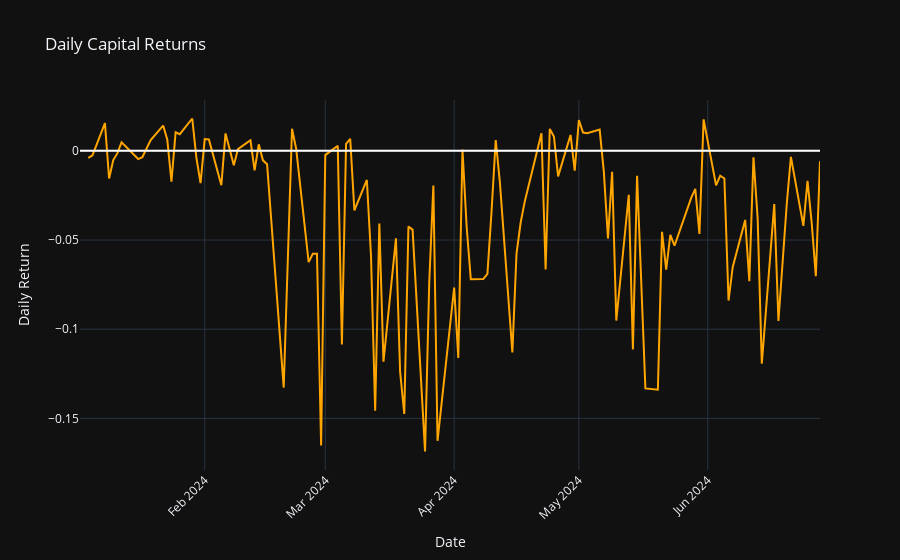
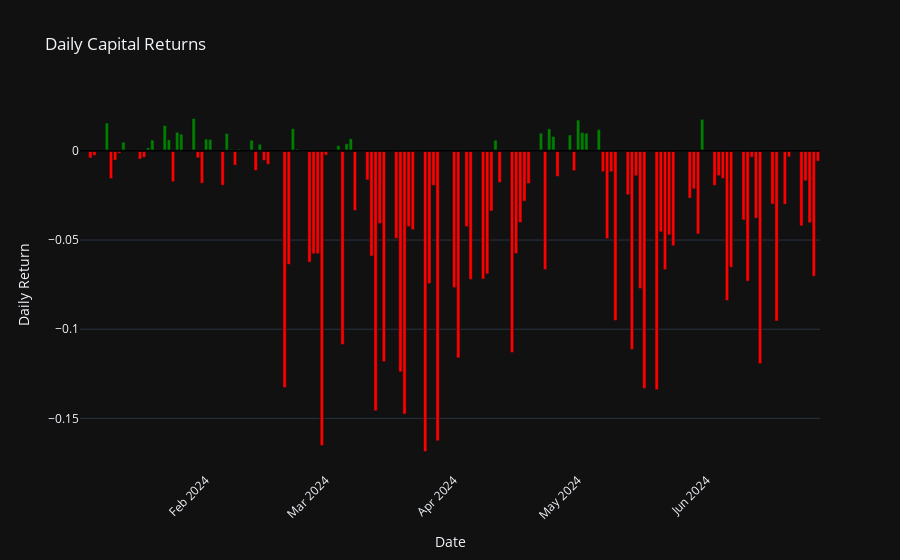
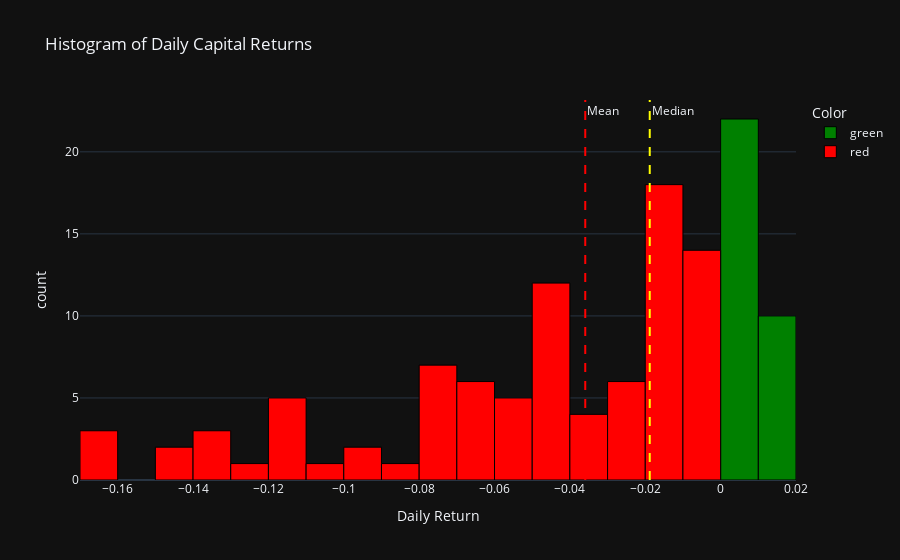
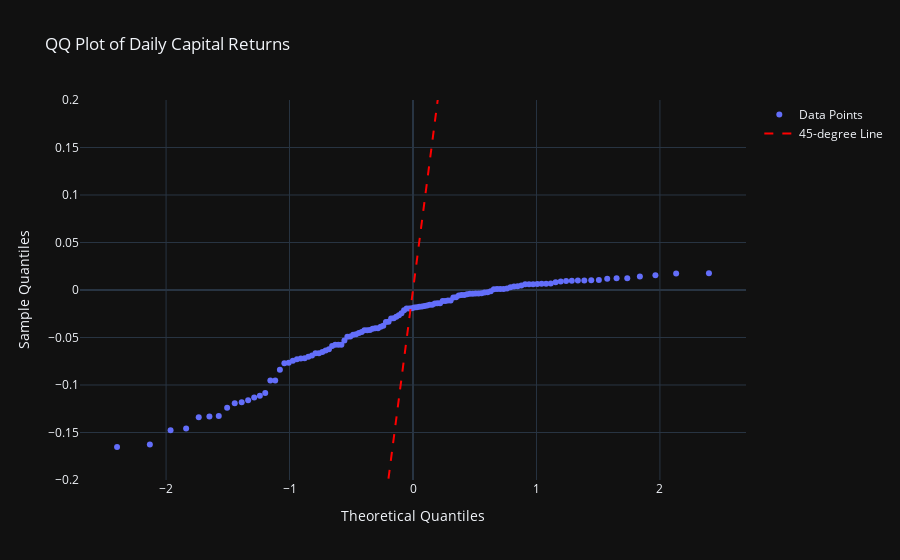

The cell these charts' notebook holds for them, in order:
### Code cell
import yfinance as yf
import datetime as dt
import pandas as pd
import numpy as np
import plotly.graph_objects as go
import plotly.express as px
from scipy import stats

# Load S&P 500 companies data
sp500_df = pd.read_csv(r'D:\pycharm\pythonProject\sp500_companies_info.csv')

# Define the list of active U.S. stock tickers
active_tickers = sp500_df['Symbol'].tolist()
start_date = '2024-01-01'
end_date = '2024-07-01'

tickers = pd.read_html('https://en.wikipedia.org/wiki/List_of_S%26P_500_companies')[0]

# Get the data for these tickers from Yahoo Finance
data_full = yf.download(tickers.Symbol.to_list(), start_date, end_date, auto_adjust=True)[['Close', 'Volume']]

# Calculate daily returns
daily_returns = np.round(np.log(data_full['Close'] / data_full['Close'].shift(1)).ffill(), 3)

# Identify biggest losers
biggest_losers = daily_returns.apply(lambda day: day.nsmallest(10).index, axis=1)

# Backtest capital allocation on biggest losers
capital = 5000
capital_over_time = pd.DataFrame(index=daily_returns.index)

# Slippage and liquidity parameters
default_slippage_percentage = 0.001  # 0.1%
low_liquidity_slippage_percentage = 0.05  # 5% for low liquidity
min_volume_threshold = 1000000  # Minimum volume for full execution

for i in range(len(daily_returns.index) - 1):
    losers = biggest_losers.iloc[i]
    prices_today_close = data_full['Close'].loc[daily_returns.index[i], losers]
    prices_tomorrow_close = data_full['Close'].loc[daily_returns.index[i + 1], losers]
    volumes = data_full['Volume'].loc[daily_returns.index[i], losers]

    # Calculate average volume over the last 30 days
    avg_volume_30d = data_full['Volume'].rolling(window=30).mean().loc[daily_returns.index[i], losers]

    # Calculate shares considering slippage
    executed_shares = []
    remaining_shares = 0
    for j, ticker in enumerate(losers):
        if volumes.iloc[j] < avg_volume_30d.iloc[j]:
            slippage = low_liquidity_slippage_percentage
            shares = (capital / 10) / (prices_today_close.iloc[j] * (1 + slippage))
            partial_shares = shares * (volumes.iloc[j] / avg_volume_30d.iloc[j])  # Partial execution
            executed_shares.append(partial_shares)
            remaining_shares += shares - partial_shares
        else:
            slippage = default_slippage_percentage
            shares = (capital / 10) / (prices_today_close.iloc[j] * (1 + slippage))
            executed_shares.append(shares)  # Full execution

    capital = (np.array(executed_shares) * prices_tomorrow_close).sum() + remaining_shares
    capital_over_time.loc[daily_returns.index[i + 1], 'Capital'] = capital

# Calculate total return
initial_capital = 5000
total_return = capital_over_time['Capital'].iloc[-1] - initial_capital

# Calculate ROI
roi = total_return / initial_capital

# Calculate daily capital returns
daily_capital_returns = capital_over_time['Capital'].pct_change().ffill()

# Visualize daily capital returns with Plotly
fig_returns = go.Figure()
fig_returns.add_trace(go.Scatter(x=daily_capital_returns.index, y=daily_capital_returns, mode='lines', name='Daily Capital Returns', line=dict(color='orange')))
fig_returns.add_hline(y=0, line_color='white')
fig_returns.update_layout(title='Daily Capital Returns', xaxis_title='Date', yaxis_title='Daily Return', xaxis_tickangle=-45)
fig_returns.show()

# Plotting Daily Capital Returns
fig1 = go.Figure()
fig1.add_trace(go.Bar(x=daily_capital_returns.index, 
                      y=daily_capital_returns, 
                      marker_color=['green' if value >= 0 else 'red' for value in daily_capital_returns],
                      name='Daily Returns'))
fig1.add_hline(y=0, line_color='black')
fig1.update_layout(title='Daily Capital Returns',
                   xaxis_title='Date',
                   yaxis_title='Daily Return',
                   xaxis_tickangle=-45)
fig1.show()

# Create a DataFrame for the histogram
hist_data = pd.DataFrame({'Daily Returns': daily_capital_returns})

# Define a new column for color based on the daily returns
hist_data['Color'] = np.where(hist_data['Daily Returns'] < 0, 'red', 'green')

# Histogram of Daily Returns
fig2 = px.histogram(hist_data, 
                    x='Daily Returns', 
                    color='Color', 
                    title='Histogram of Daily Capital Returns',
                    color_discrete_map={'red': 'red', 'green': 'green'},
                    labels={'Daily Returns': 'Daily Return'},
                    nbins=30)

fig2.update_traces(marker=dict(line=dict(color='black', width=1)))  # Add edge color to bars
fig2.add_vline(x=daily_capital_returns.mean(), line_dash='dash', line_color='red', 
               annotation_text='Mean', annotation_position='top right')
fig2.add_vline(x=daily_capital_returns.median(), line_dash='dash', line_color='yellow', 
               annotation_text='Median', annotation_position='top right')
fig2.show()

# QQ Plot using Plotly
quantiles = np.percentile(daily_capital_returns.dropna(), np.linspace(0, 100, len(daily_capital_returns.dropna())))
theoretical_quantiles = stats.norm.ppf(np.linspace(0, 1, len(quantiles)))

# Create the QQ plot
fig3 = go.Figure()
fig3.add_trace(go.Scatter(x=theoretical_quantiles, y=quantiles, mode='markers', name='Data Points'))
fig3.add_trace(go.Scatter(x=theoretical_quantiles, 
                           y=theoretical_quantiles, 
                           mode='lines', 
                           name='45-degree Line', 
                           line=dict(color='red', dash='dash')))
fig3.update_layout(title='QQ Plot of Daily Capital Returns',
                   xaxis_title='Theoretical Quantiles',
                   yaxis_title='Sample Quantiles',
                   yaxis=dict(range=[-0.2, 0.2]),  # Set the y-axis range
                   showlegend=True)
fig3.show()

# Visualize capital over time with drawdown
rolling_max = capital_over_time['Capital'].cummax()
fig4 = go.Figure()
fig4.add_trace(go.Scatter(x=capital_over_time.index, y=capital_over_time['Capital'], 
                           mode='lines', name='Capital', line=dict(color='blue')))
fig4.add_trace(go.Scatter(x=capital_over_time.index, 
                           y=rolling_max, mode='lines', name='Rolling Max', line=dict(color='orange', dash='dash')))
fig4.add_trace(go.Scatter(x=capital_over_time.index, 
                           y=capital_over_time['Capital'], 
                           fill='tonexty', fillcolor='rgba(255, 0, 0, 0.5)', 
                           name='Drawdown', line=dict(color='red', width=0)))
fig4.update_layout(title='Capital Over Time with Drawdown',
                   xaxis_title='Date',
                   yaxis_title='Capital',
                   xaxis_tickangle=-45)
fig4.show()

def main(daily_returns):
    dates = daily_returns.index
    data = daily_returns.values
    
    # Create a figure with subplots for each month
    fig, axs = plt.subplots(3, 4, figsize=(15, 10))  # 3 rows and 4 columns for 12 months
    for ax, month in zip(axs.flatten(), range(1, 13)):
        # Filter dates and data for the current month
        month_dates = dates[dates.month == month]
        month_data = data[dates.month == month]

        # Only plot if there's data for the month
        if len(month_data) > 0:
            calendar_heatmap(ax, month_dates, month_data, month)
        else:
            ax.axis('off')  # Turn off the axis if no data for the month

    plt.tight_layout()
    plt.show()

def calendar_array(dates, data):
    if len(dates) == 0:  # Check if there are any dates
        return [], [], np.nan * np.zeros((6, 7))  # Return empty arrays and a blank calendar

    i, j = zip(*[d.isocalendar()[1:] for d in dates])
    i = np.array(i) - min(i)
    j = np.array(j) - 1
    ni = max(i) + 1

    calendar = np.nan * np.zeros((ni, 7))
    calendar[i, j] = data
    return i, j, calendar

def calendar_heatmap(ax, dates, data, month):
    i, j, calendar = calendar_array(dates, data)
    
    if len(i) > 0 and len(j) > 0:  # Ensure there are valid indices to plot
        im = ax.imshow(calendar, interpolation='none', cmap='RdYlGn', vmin=-0.1, vmax=0.1)
        label_days(ax, dates, i, j, calendar)
        ax.set_title(dt.date(2020, month, 1).strftime('%B'), fontsize=14)
        ax.figure.colorbar(im, ax=ax, label='Daily Return')

def label_days(ax, dates, i, j, calendar):
    day_of_month = np.nan * np.zeros(calendar.shape)
    day_of_month[i, j] = [d.day for d in dates]

    for (i, j), day in np.ndenumerate(day_of_month):
        if np.isfinite(day):
            ax.text(j, i, int(day), ha='center', va='center', color='black')

    ax.set(xticks=np.arange(7), 
           xticklabels=['M', 'T', 'W', 'T', 'F', 'S', 'S'])
    ax.xaxis.tick_top()

# Assuming daily_capital_returns is already calculated as in your previous code
main(daily_capital_returns)

### Figure 1 — Plotly figure (JSON) as saved in the notebook; plotly's stock layout.template omitted (floating-point values rounded to 4 significant figures)
{"data": [{"line": {"color": "orange"}, "mode": "lines", "name": "Daily Capital Returns", "x": ["2024-01-02T00:00:00", "2024-01-03T00:00:00", "2024-01-04T00:00:00", "2024-01-05T00:00:00", "2024-01-08T00:00:00", "2024-01-09T00:00:00", "2024-01-10T00:00:00", "2024-01-11T00:00:00", "2024-01-12T00:00:00", "2024-01-16T00:00:00", "2024-01-17T00:00:00", "2024-01-18T00:00:00", "2024-01-19T00:00:00", "2024-01-22T00:00:00", "2024-01-23T00:00:00", "2024-01-24T00:00:00", "2024-01-25T00:00:00", "2024-01-26T00:00:00", "2024-01-29T00:00:00", "2024-01-30T00:00:00", "2024-01-31T00:00:00", "2024-02-01T00:00:00", "2024-02-02T00:00:00", "2024-02-05T00:00:00", "2024-02-06T00:00:00", "2024-02-07T00:00:00", "2024-02-08T00:00:00", "2024-02-09T00:00:00", "2024-02-12T00:00:00", "2024-02-13T00:00:00", "2024-02-14T00:00:00", "2024-02-15T00:00:00", "2024-02-16T00:00:00", "2024-02-20T00:00:00", "2024-02-21T00:00:00", "2024-02-22T00:00:00", "2024-02-23T00:00:00", "2024-02-26T00:00:00", "2024-02-27T00:00:00", "2024-02-28T00:00:00", "2024-02-29T00:00:00", "2024-03-01T00:00:00", "2024-03-04T00:00:00", "2024-03-05T00:00:00", "2024-03-06T00:00:00", "2024-03-07T00:00:00", "2024-03-08T00:00:00", "2024-03-11T00:00:00", "2024-03-12T00:00:00", "2024-03-13T00:00:00", "2024-03-14T00:00:00", "2024-03-15T00:00:00", "2024-03-18T00:00:00", "2024-03-19T00:00:00", "2024-03-20T00:00:00", "2024-03-21T00:00:00", "2024-03-22T00:00:00", "2024-03-25T00:00:00", "2024-03-26T00:00:00", "2024-03-27T00:00:00", "2024-03-28T00:00:00", "2024-04-01T00:00:00", "2024-04-02T00:00:00", "2024-04-03T00:00:00", "2024-04-04T00:00:00", "2024-04-05T00:00:00", "2024-04-08T00:00:00", "2024-04-09T00:00:00", "2024-04-10T00:00:00", "2024-04-11T00:00:00", "2024-04-12T00:00:00", "2024-04-15T00:00:00", "2024-04-16T00:00:00", "2024-04-17T00:00:00", "2024-04-18T00:00:00", "2024-04-19T00:00:00", "2024-04-22T00:00:00", "2024-04-23T00:00:00", "2024-04-24T00:00:00", "2024-04-25T00:00:00", "2024-04-26T00:00:00", "2024-04-29T00:00:00", "2024-04-30T00:00:00", "2024-05-01T00:00:00", "2024-05-02T00:00:00", "2024-05-03T00:00:00", "2024-05-06T00:00:00", "2024-05-07T00:00:00", "2024-05-08T00:00:00", "2024-05-09T00:00:00", "2024-05-10T00:00:00", "2024-05-13T00:00:00", "2024-05-14T00:00:00", "2024-05-15T00:00:00", "2024-05-16T00:00:00", "2024-05-17T00:00:00", "2024-05-20T00:00:00", "2024-05-21T00:00:00", "2024-05-22T00:00:00", "2024-05-23T00:00:00", "2024-05-24T00:00:00", "2024-05-28T00:00:00", "2024-05-29T00:00:00", "2024-05-30T00:00:00", "2024-05-31T00:00:00", "2024-06-03T00:00:00", "2024-06-04T00:00:00", "2024-06-05T00:00:00", "2024-06-06T00:00:00", "2024-06-07T00:00:00", "2024-06-10T00:00:00", "2024-06-11T00:00:00", "2024-06-12T00:00:00", "2024-06-13T00:00:00", "2024-06-14T00:00:00", "2024-06-17T00:00:00", "2024-06-18T00:00:00", "2024-06-20T00:00:00", "2024-06-21T00:00:00", "2024-06-24T00:00:00", "2024-06-25T00:00:00", "2024-06-26T00:00:00", "2024-06-27T00:00:00", "2024-06-28T00:00:00"], "y": [null, null, -0.003965, -0.002549, 0.01559, -0.01549, -0.005169, -0.001297, 0.004841, -0.004594, -0.003604, 0.001705, 0.006062, 0.0142, 0.006206, -0.0173, 0.01045, 0.009354, 0.01815, -0.003887, -0.01813, 0.006586, 0.006448, -0.01929, 0.009768, 0.0009262, -0.00802, 0.001011, 0.005969, -0.01098, 0.003674, -0.005319, -0.007529, -0.1327, -0.06362, 0.01239, 0.001048, -0.06238, -0.05771, -0.05768, -0.1652, -0.002384, 0.002855, -0.1085, 0.003975, 0.006771, -0.03342, -0.01631, -0.05895, -0.1458, -0.04075, -0.1182, -0.04903, -0.1239, -0.1475, -0.04247, -0.04415, -0.1686, -0.07436, -0.01939, -0.1626, -0.07665, -0.1161, 0.0006832, -0.04243, -0.072, -0.07185, -0.06898, -0.0337, 0.005994, -0.0177, -0.113, -0.05755, -0.04016, -0.02819, -0.01834, 0.009895, -0.06648, 0.01232, 0.008042, -0.01431, 0.008907, -0.01114, 0.01726, 0.01026, 0.00993, 0.01195, -0.01168, -0.04916, -0.0117, -0.09515, -0.0246, -0.1113, -0.01393, -0.07715, -0.1332, -0.1339, -0.04539, -0.06659, -0.04712, -0.0532, -0.02647, -0.02133, -0.04657, 0.01766, -0.01937, -0.01392, -0.01546, -0.08391, -0.06525, -0.03873, -0.07302, -0.003568, -0.03772, -0.1193, -0.02986, -0.09538, -0.02992, -0.00334, -0.04204, -0.01679, -0.04033, -0.07025, -0.005797], "type": "scatter"}], "layout": {"shapes": [{"line": {"color": "white"}, "type": "line", "x0": 0, "x1": 1, "xref": "x domain", "y0": 0, "y1": 0, "yref": "y"}], "xaxis": {"title": {"text": "Date"}, "tickangle": -45}, "title": {"text": "Daily Capital Returns"}, "yaxis": {"title": {"text": "Daily Return"}}}}

### Figure 2 — Plotly figure (JSON) as saved in the notebook; plotly's stock layout.template omitted (floating-point values rounded to 4 significant figures)
{"data": [{"marker": {"color": ["red", "red", "red", "red", "green", "red", "red", "red", "green", "red", "red", "green", "green", "green", "green", "red", "green", "green", "green", "red", "red", "green", "green", "red", "green", "green", "red", "green", "green", "red", "green", "red", "red", "red", "red", "green", "green", "red", "red", "red", "red", "red", "green", "red", "green", "green", "red", "red", "red", "red", "red", "red", "red", "red", "red", "red", "red", "red", "red", "red", "red", "red", "red", "green", "red", "red", "red", "red", "red", "green", "red", "red", "red", "red", "red", "red", "green", "red", "green", "green", "red", "green", "red", "green", "green", "green", "green", "red", "red", "red", "red", "red", "red", "red", "red", "red", "red", "red", "red", "red", "red", "red", "red", "red", "green", "red", "red", "red", "red", "red", "red", "red", "red", "red", "red", "red", "red", "red", "red", "red", "red", "red", "red", "red"]}, "name": "Daily Returns", "x": ["2024-01-02T00:00:00", "2024-01-03T00:00:00", "2024-01-04T00:00:00", "2024-01-05T00:00:00", "2024-01-08T00:00:00", "2024-01-09T00:00:00", "2024-01-10T00:00:00", "2024-01-11T00:00:00", "2024-01-12T00:00:00", "2024-01-16T00:00:00", "2024-01-17T00:00:00", "2024-01-18T00:00:00", "2024-01-19T00:00:00", "2024-01-22T00:00:00", "2024-01-23T00:00:00", "2024-01-24T00:00:00", "2024-01-25T00:00:00", "2024-01-26T00:00:00", "2024-01-29T00:00:00", "2024-01-30T00:00:00", "2024-01-31T00:00:00", "2024-02-01T00:00:00", "2024-02-02T00:00:00", "2024-02-05T00:00:00", "2024-02-06T00:00:00", "2024-02-07T00:00:00", "2024-02-08T00:00:00", "2024-02-09T00:00:00", "2024-02-12T00:00:00", "2024-02-13T00:00:00", "2024-02-14T00:00:00", "2024-02-15T00:00:00", "2024-02-16T00:00:00", "2024-02-20T00:00:00", "2024-02-21T00:00:00", "2024-02-22T00:00:00", "2024-02-23T00:00:00", "2024-02-26T00:00:00", "2024-02-27T00:00:00", "2024-02-28T00:00:00", "2024-02-29T00:00:00", "2024-03-01T00:00:00", "2024-03-04T00:00:00", "2024-03-05T00:00:00", "2024-03-06T00:00:00", "2024-03-07T00:00:00", "2024-03-08T00:00:00", "2024-03-11T00:00:00", "2024-03-12T00:00:00", "2024-03-13T00:00:00", "2024-03-14T00:00:00", "2024-03-15T00:00:00", "2024-03-18T00:00:00", "2024-03-19T00:00:00", "2024-03-20T00:00:00", "2024-03-21T00:00:00", "2024-03-22T00:00:00", "2024-03-25T00:00:00", "2024-03-26T00:00:00", "2024-03-27T00:00:00", "2024-03-28T00:00:00", "2024-04-01T00:00:00", "2024-04-02T00:00:00", "2024-04-03T00:00:00", "2024-04-04T00:00:00", "2024-04-05T00:00:00", "2024-04-08T00:00:00", "2024-04-09T00:00:00", "2024-04-10T00:00:00", "2024-04-11T00:00:00", "2024-04-12T00:00:00", "2024-04-15T00:00:00", "2024-04-16T00:00:00", "2024-04-17T00:00:00", "2024-04-18T00:00:00", "2024-04-19T00:00:00", "2024-04-22T00:00:00", "2024-04-23T00:00:00", "2024-04-24T00:00:00", "2024-04-25T00:00:00", "2024-04-26T00:00:00", "2024-04-29T00:00:00", "2024-04-30T00:00:00", "2024-05-01T00:00:00", "2024-05-02T00:00:00", "2024-05-03T00:00:00", "2024-05-06T00:00:00", "2024-05-07T00:00:00", "2024-05-08T00:00:00", "2024-05-09T00:00:00", "2024-05-10T00:00:00", "2024-05-13T00:00:00", "2024-05-14T00:00:00", "2024-05-15T00:00:00", "2024-05-16T00:00:00", "2024-05-17T00:00:00", "2024-05-20T00:00:00", "2024-05-21T00:00:00", "2024-05-22T00:00:00", "2024-05-23T00:00:00", "2024-05-24T00:00:00", "2024-05-28T00:00:00", "2024-05-29T00:00:00", "2024-05-30T00:00:00", "2024-05-31T00:00:00", "2024-06-03T00:00:00", "2024-06-04T00:00:00", "2024-06-05T00:00:00", "2024-06-06T00:00:00", "2024-06-07T00:00:00", "2024-06-10T00:00:00", "2024-06-11T00:00:00", "2024-06-12T00:00:00", "2024-06-13T00:00:00", "2024-06-14T00:00:00", "2024-06-17T00:00:00", "2024-06-18T00:00:00", "2024-06-20T00:00:00", "2024-06-21T00:00:00", "2024-06-24T00:00:00", "2024-06-25T00:00:00", "2024-06-26T00:00:00", "2024-06-27T00:00:00", "2024-06-28T00:00:00"], "y": [null, null, -0.003965, -0.002549, 0.01559, -0.01549, -0.005169, -0.001297, 0.004841, -0.004594, -0.003604, 0.001705, 0.006062, 0.0142, 0.006206, -0.0173, 0.01045, 0.009354, 0.01815, -0.003887, -0.01813, 0.006586, 0.006448, -0.01929, 0.009768, 0.0009262, -0.00802, 0.001011, 0.005969, -0.01098, 0.003674, -0.005319, -0.007529, -0.1327, -0.06362, 0.01239, 0.001048, -0.06238, -0.05771, -0.05768, -0.1652, -0.002384, 0.002855, -0.1085, 0.003975, 0.006771, -0.03342, -0.01631, -0.05895, -0.1458, -0.04075, -0.1182, -0.04903, -0.1239, -0.1475, -0.04247, -0.04415, -0.1686, -0.07436, -0.01939, -0.1626, -0.07665, -0.1161, 0.0006832, -0.04243, -0.072, -0.07185, -0.06898, -0.0337, 0.005994, -0.0177, -0.113, -0.05755, -0.04016, -0.02819, -0.01834, 0.009895, -0.06648, 0.01232, 0.008042, -0.01431, 0.008907, -0.01114, 0.01726, 0.01026, 0.00993, 0.01195, -0.01168, -0.04916, -0.0117, -0.09515, -0.0246, -0.1113, -0.01393, -0.07715, -0.1332, -0.1339, -0.04539, -0.06659, -0.04712, -0.0532, -0.02647, -0.02133, -0.04657, 0.01766, -0.01937, -0.01392, -0.01546, -0.08391, -0.06525, -0.03873, -0.07302, -0.003568, -0.03772, -0.1193, -0.02986, -0.09538, -0.02992, -0.00334, -0.04204, -0.01679, -0.04033, -0.07025, -0.005797], "type": "bar"}], "layout": {"shapes": [{"line": {"color": "black"}, "type": "line", "x0": 0, "x1": 1, "xref": "x domain", "y0": 0, "y1": 0, "yref": "y"}], "xaxis": {"title": {"text": "Date"}, "tickangle": -45}, "title": {"text": "Daily Capital Returns"}, "yaxis": {"title": {"text": "Daily Return"}}}}

### Figure 3 — Plotly figure (JSON) as saved in the notebook; plotly's stock layout.template omitted (floating-point values rounded to 4 significant figures)
{"data": [{"alignmentgroup": "True", "bingroup": "x", "hovertemplate": "Color=green<br>Daily Return=%{x}<br>count=%{y}<extra></extra>", "legendgroup": "green", "marker": {"color": "green", "pattern": {"shape": ""}, "line": {"color": "black", "width": 1}}, "name": "green", "nbinsx": 30, "offsetgroup": "green", "orientation": "v", "showlegend": true, "x": [null, null, 0.01559, 0.004841, 0.001705, 0.006062, 0.0142, 0.006206, 0.01045, 0.009354, 0.01815, 0.006586, 0.006448, 0.009768, 0.0009262, 0.001011, 0.005969, 0.003674, 0.01239, 0.001048, 0.002855, 0.003975, 0.006771, 0.0006832, 0.005994, 0.009895, 0.01232, 0.008042, 0.008907, 0.01726, 0.01026, 0.00993, 0.01195, 0.01766], "xaxis": "x", "yaxis": "y", "type": "histogram"}, {"alignmentgroup": "True", "bingroup": "x", "hovertemplate": "Color=red<br>Daily Return=%{x}<br>count=%{y}<extra></extra>", "legendgroup": "red", "marker": {"color": "red", "pattern": {"shape": ""}, "line": {"color": "black", "width": 1}}, "name": "red", "nbinsx": 30, "offsetgroup": "red", "orientation": "v", "showlegend": true, "x": [-0.003965, -0.002549, -0.01549, -0.005169, -0.001297, -0.004594, -0.003604, -0.0173, -0.003887, -0.01813, -0.01929, -0.00802, -0.01098, -0.005319, -0.007529, -0.1327, -0.06362, -0.06238, -0.05771, -0.05768, -0.1652, -0.002384, -0.1085, -0.03342, -0.01631, -0.05895, -0.1458, -0.04075, -0.1182, -0.04903, -0.1239, -0.1475, -0.04247, -0.04415, -0.1686, -0.07436, -0.01939, -0.1626, -0.07665, -0.1161, -0.04243, -0.072, -0.07185, -0.06898, -0.0337, -0.0177, -0.113, -0.05755, -0.04016, -0.02819, -0.01834, -0.06648, -0.01431, -0.01114, -0.01168, -0.04916, -0.0117, -0.09515, -0.0246, -0.1113, -0.01393, -0.07715, -0.1332, -0.1339, -0.04539, -0.06659, -0.04712, -0.0532, -0.02647, -0.02133, -0.04657, -0.01937, -0.01392, -0.01546, -0.08391, -0.06525, -0.03873, -0.07302, -0.003568, -0.03772, -0.1193, -0.02986, -0.09538, -0.02992, -0.00334, -0.04204, -0.01679, -0.04033, -0.07025, -0.005797], "xaxis": "x", "yaxis": "y", "type": "histogram"}], "layout": {"xaxis": {"anchor": "y", "domain": [0.0, 1.0], "title": {"text": "Daily Return"}}, "yaxis": {"anchor": "x", "domain": [0.0, 1.0], "title": {"text": "count"}}, "legend": {"title": {"text": "Color"}, "tracegroupgap": 0}, "title": {"text": "Histogram of Daily Capital Returns"}, "barmode": "relative", "shapes": [{"line": {"color": "red", "dash": "dash"}, "type": "line", "x0": -0.03592, "x1": -0.03592, "xref": "x", "y0": 0, "y1": 1, "yref": "y domain"}, {"line": {"color": "yellow", "dash": "dash"}, "type": "line", "x0": -0.01881, "x1": -0.01881, "xref": "x", "y0": 0, "y1": 1, "yref": "y domain"}], "annotations": [{"showarrow": false, "text": "Mean", "x": -0.03592, "xanchor": "left", "xref": "x", "y": 1, "yanchor": "top", "yref": "y domain"}, {"showarrow": false, "text": "Median", "x": -0.01881, "xanchor": "left", "xref": "x", "y": 1, "yanchor": "top", "yref": "y domain"}]}}

### Figure 4 — Plotly figure (JSON) as saved in the notebook; plotly's stock layout.template omitted (floating-point values rounded to 4 significant figures)
{"data": [{"mode": "markers", "name": "Data Points", "x": [null, -2.397, -2.131, -1.964, -1.838, -1.736, -1.649, -1.573, -1.505, -1.444, -1.388, -1.335, -1.286, -1.24, -1.197, -1.155, -1.116, -1.078, -1.042, -1.007, -0.9729, -0.9402, -0.9085, -0.8776, -0.8475, -0.8182, -0.7896, -0.7616, -0.7342, -0.7074, -0.681, -0.6551, -0.6296, -0.6046, -0.5799, -0.5556, -0.5315, -0.5078, -0.4844, -0.4612, -0.4383, -0.4156, -0.3931, -0.3709, -0.3488, -0.3268, -0.305, -0.2834, -0.2619, -0.2405, -0.2193, -0.1981, -0.177, -0.156, -0.1351, -0.1142, -0.09336, -0.07257, -0.05181, -0.03108, -0.01036, 0.01036, 0.03108, 0.05181, 0.07257, 0.09336, 0.1142, 0.1351, 0.156, 0.177, 0.1981, 0.2193, 0.2405, 0.2619, 0.2834, 0.305, 0.3268, 0.3488, 0.3709, 0.3931, 0.4156, 0.4383, 0.4612, 0.4844, 0.5078, 0.5315, 0.5556, 0.5799, 0.6046, 0.6296, 0.6551, 0.681, 0.7074, 0.7342, 0.7616, 0.7896, 0.8182, 0.8475, 0.8776, 0.9085, 0.9402, 0.9729, 1.007, 1.042, 1.078, 1.116, 1.155, 1.197, 1.24, 1.286, 1.335, 1.388, 1.444, 1.505, 1.573, 1.649, 1.736, 1.838, 1.964, 2.131, 2.397, null], "y": [-0.1686, -0.1652, -0.1626, -0.1475, -0.1458, -0.1339, -0.1332, -0.1327, -0.1239, -0.1193, -0.1182, -0.1161, -0.113, -0.1113, -0.1085, -0.09538, -0.09515, -0.08391, -0.07715, -0.07665, -0.07436, -0.07302, -0.072, -0.07185, -0.07025, -0.06898, -0.06659, -0.06648, -0.06525, -0.06362, -0.06238, -0.05895, -0.05771, -0.05768, -0.05755, -0.0532, -0.04916, -0.04903, -0.04712, -0.04657, -0.04539, -0.04415, -0.04247, -0.04243, -0.04204, -0.04075, -0.04033, -0.04016, -0.03873, -0.03772, -0.0337, -0.03342, -0.02992, -0.02986, -0.02819, -0.02647, -0.0246, -0.02133, -0.01939, -0.01937, -0.01929, -0.01834, -0.01813, -0.0177, -0.0173, -0.01679, -0.01631, -0.01549, -0.01546, -0.01431, -0.01393, -0.01392, -0.0117, -0.01168, -0.01114, -0.01098, -0.00802, -0.007529, -0.005797, -0.005319, -0.005169, -0.004594, -0.003965, -0.003887, -0.003604, -0.003568, -0.00334, -0.002549, -0.002384, -0.001297, 0.0006832, 0.0009262, 0.001011, 0.001048, 0.001705, 0.002855, 0.003674, 0.003975, 0.004841, 0.005969, 0.005994, 0.006062, 0.006206, 0.006448, 0.006586, 0.006771, 0.008042, 0.008907, 0.009354, 0.009768, 0.009895, 0.00993, 0.01026, 0.01045, 0.01195, 0.01232, 0.01239, 0.0142, 0.01559, 0.01726, 0.01766, 0.01815], "type": "scatter"}, {"line": {"color": "red", "dash": "dash"}, "mode": "lines", "name": "45-degree Line", "x": [null, -2.397, -2.131, -1.964, -1.838, -1.736, -1.649, -1.573, -1.505, -1.444, -1.388, -1.335, -1.286, -1.24, -1.197, -1.155, -1.116, -1.078, -1.042, -1.007, -0.9729, -0.9402, -0.9085, -0.8776, -0.8475, -0.8182, -0.7896, -0.7616, -0.7342, -0.7074, -0.681, -0.6551, -0.6296, -0.6046, -0.5799, -0.5556, -0.5315, -0.5078, -0.4844, -0.4612, -0.4383, -0.4156, -0.3931, -0.3709, -0.3488, -0.3268, -0.305, -0.2834, -0.2619, -0.2405, -0.2193, -0.1981, -0.177, -0.156, -0.1351, -0.1142, -0.09336, -0.07257, -0.05181, -0.03108, -0.01036, 0.01036, 0.03108, 0.05181, 0.07257, 0.09336, 0.1142, 0.1351, 0.156, 0.177, 0.1981, 0.2193, 0.2405, 0.2619, 0.2834, 0.305, 0.3268, 0.3488, 0.3709, 0.3931, 0.4156, 0.4383, 0.4612, 0.4844, 0.5078, 0.5315, 0.5556, 0.5799, 0.6046, 0.6296, 0.6551, 0.681, 0.7074, 0.7342, 0.7616, 0.7896, 0.8182, 0.8475, 0.8776, 0.9085, 0.9402, 0.9729, 1.007, 1.042, 1.078, 1.116, 1.155, 1.197, 1.24, 1.286, 1.335, 1.388, 1.444, 1.505, 1.573, 1.649, 1.736, 1.838, 1.964, 2.131, 2.397, null], "y": [null, -2.397, -2.131, -1.964, -1.838, -1.736, -1.649, -1.573, -1.505, -1.444, -1.388, -1.335, -1.286, -1.24, -1.197, -1.155, -1.116, -1.078, -1.042, -1.007, -0.9729, -0.9402, -0.9085, -0.8776, -0.8475, -0.8182, -0.7896, -0.7616, -0.7342, -0.7074, -0.681, -0.6551, -0.6296, -0.6046, -0.5799, -0.5556, -0.5315, -0.5078, -0.4844, -0.4612, -0.4383, -0.4156, -0.3931, -0.3709, -0.3488, -0.3268, -0.305, -0.2834, -0.2619, -0.2405, -0.2193, -0.1981, -0.177, -0.156, -0.1351, -0.1142, -0.09336, -0.07257, -0.05181, -0.03108, -0.01036, 0.01036, 0.03108, 0.05181, 0.07257, 0.09336, 0.1142, 0.1351, 0.156, 0.177, 0.1981, 0.2193, 0.2405, 0.2619, 0.2834, 0.305, 0.3268, 0.3488, 0.3709, 0.3931, 0.4156, 0.4383, 0.4612, 0.4844, 0.5078, 0.5315, 0.5556, 0.5799, 0.6046, 0.6296, 0.6551, 0.681, 0.7074, 0.7342, 0.7616, 0.7896, 0.8182, 0.8475, 0.8776, 0.9085, 0.9402, 0.9729, 1.007, 1.042, 1.078, 1.116, 1.155, 1.197, 1.24, 1.286, 1.335, 1.388, 1.444, 1.505, 1.573, 1.649, 1.736, 1.838, 1.964, 2.131, 2.397, null], "type": "scatter"}], "layout": {"yaxis": {"title": {"text": "Sample Quantiles"}, "range": [-0.2, 0.2]}, "title": {"text": "QQ Plot of Daily Capital Returns"}, "xaxis": {"title": {"text": "Theoretical Quantiles"}}, "showlegend": true}}
